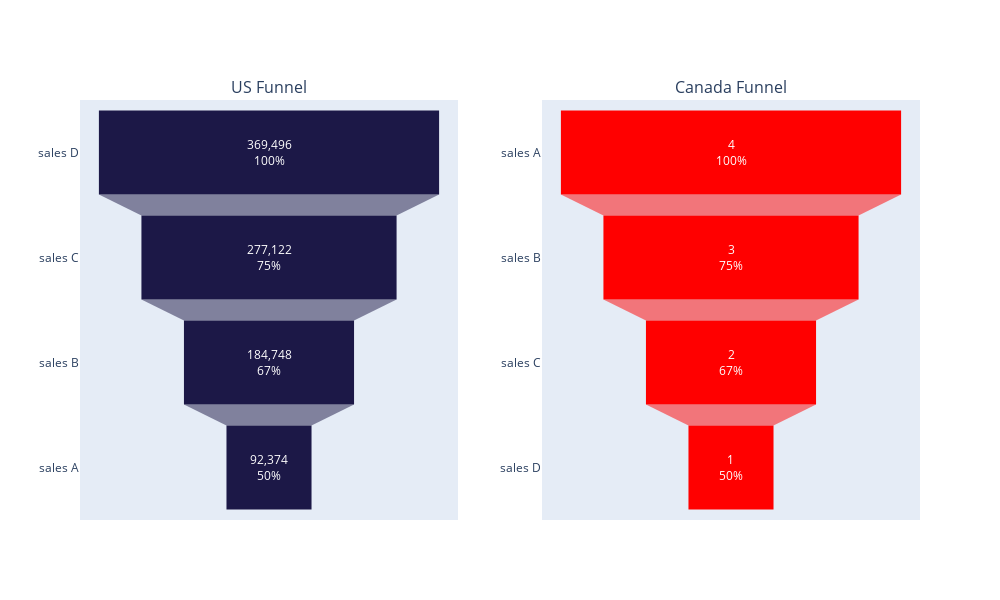

The notebook cell this image was saved under:
### Code cell
import plotly.graph_objects as go
from plotly.subplots import make_subplots
import pandas as pd

df= pd.DataFrame({'id' : [1]*2+[15]+[20]+[21] +[2]*2+[12]+[50]+[25] + [3]*2+[9]+[11] + [4]*2 +[5]*2+[6]*2+[8]*1+[7]+[14], 
                 'Sales Entity' : ['sales B','sales C','sales C','sales B','sales D','sales C','sales D','sales D','sales D',
                                   'sales A','sales A','sales A','sales A','sales A','sales C','sales C','sales B','sales D',
                                  'sales B','sales B','sales B','sales C','sales A'],
                'country' : ['US']*10 + ['Canada']*13})

df1= df.groupby(['country','Sales Entity'])['id'].nunique().reset_index(name='count')

USDF = df1[df1['country'] == 'US'].sort_values(['count'], ascending=[False])
CNDF = df1[df1['country'] == 'Canada'].sort_values(['count'], ascending=[False])

USDF['count'] = USDF['count']*92374
fig = make_subplots(rows=1, cols=2,subplot_titles=("US Funnel","Canada Funnel"))


fig.add_trace(
    go.Funnel(
    y = USDF['Sales Entity'],
    x = USDF['count'],
    textposition = "inside",
    textinfo = "value+percent previous",
    texttemplate = "%{value:,.2d}<br>%{percentPrevious}",
    marker = {"color": "#1c1847"},
#      yaxis = dict( showexponent = 'all', exponentformat = 'e' )
),
    row=1, col=1
)

fig.add_trace(
    go.Funnel(
    y = CNDF['Sales Entity'],
    x = CNDF['count'],
    textposition = "inside",
    textinfo = "value+percent previous",
    marker = {"color": "#ff0000"}
),
    row=1, col=2
)

fig.update_layout(showlegend=False,height=600, width=1000)
fig.show()

### Figure 1 — Plotly figure (JSON) as saved in the notebook; plotly's stock layout.template omitted (floating-point values rounded to 4 significant figures)
{"data": [{"marker": {"color": "#1c1847"}, "textinfo": "value+percent previous", "textposition": "inside", "texttemplate": "%{value:,.2d}<br>%{percentPrevious}", "type": "funnel", "x": [369496, 277122, 184748, 92374], "xaxis": "x", "y": ["sales D", "sales C", "sales B", "sales A"], "yaxis": "y"}, {"marker": {"color": "#ff0000"}, "textinfo": "value+percent previous", "textposition": "inside", "type": "funnel", "x": [4, 3, 2, 1], "xaxis": "x2", "y": ["sales A", "sales B", "sales C", "sales D"], "yaxis": "y2"}], "layout": {"annotations": [{"font": {"size": 16}, "showarrow": false, "text": "US Funnel", "x": 0.225, "xanchor": "center", "xref": "paper", "y": 1, "yanchor": "bottom", "yref": "paper"}, {"font": {"size": 16}, "showarrow": false, "text": "Canada Funnel", "x": 0.775, "xanchor": "center", "xref": "paper", "y": 1, "yanchor": "bottom", "yref": "paper"}], "height": 600, "showlegend": false, "width": 1000, "xaxis": {"anchor": "y", "domain": [0, 0.45]}, "xaxis2": {"anchor": "y2", "domain": [0.55, 1]}, "yaxis": {"anchor": "x", "domain": [0, 1]}, "yaxis2": {"anchor": "x2", "domain": [0, 1]}}}
